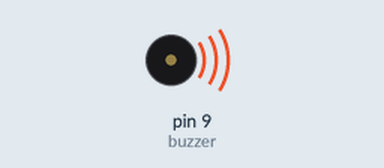
Simulated run of this sketch. Board: Arduino Uno, built with avr-gcc and run on an emulated ATmega328P. On the bench: buzzer (waves = sounding).

Above: at 1.0 s.
At 3.0 s:
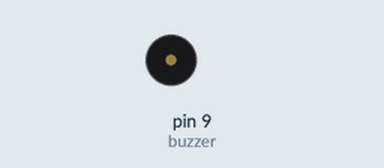
Timing chart, 0 to 5.2 s (numbered marks = the images above):
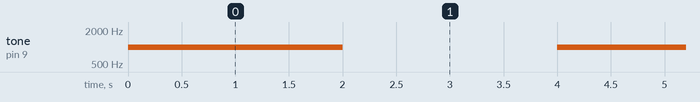

The sketch:

buzzer.ino
```cpp
const int buzzer=9;

void setup() {
  pinMode(buzzer,OUTPUT);
}

void loop() {
  tone(buzzer,1000);
  delay(2000);
  noTone(buzzer);
  delay(2000);
}
```

Measured:
- by itself, tone on pin 9 (buzzer): alternates 1000 Hz for 2.0 s and silent for 2.0 s
